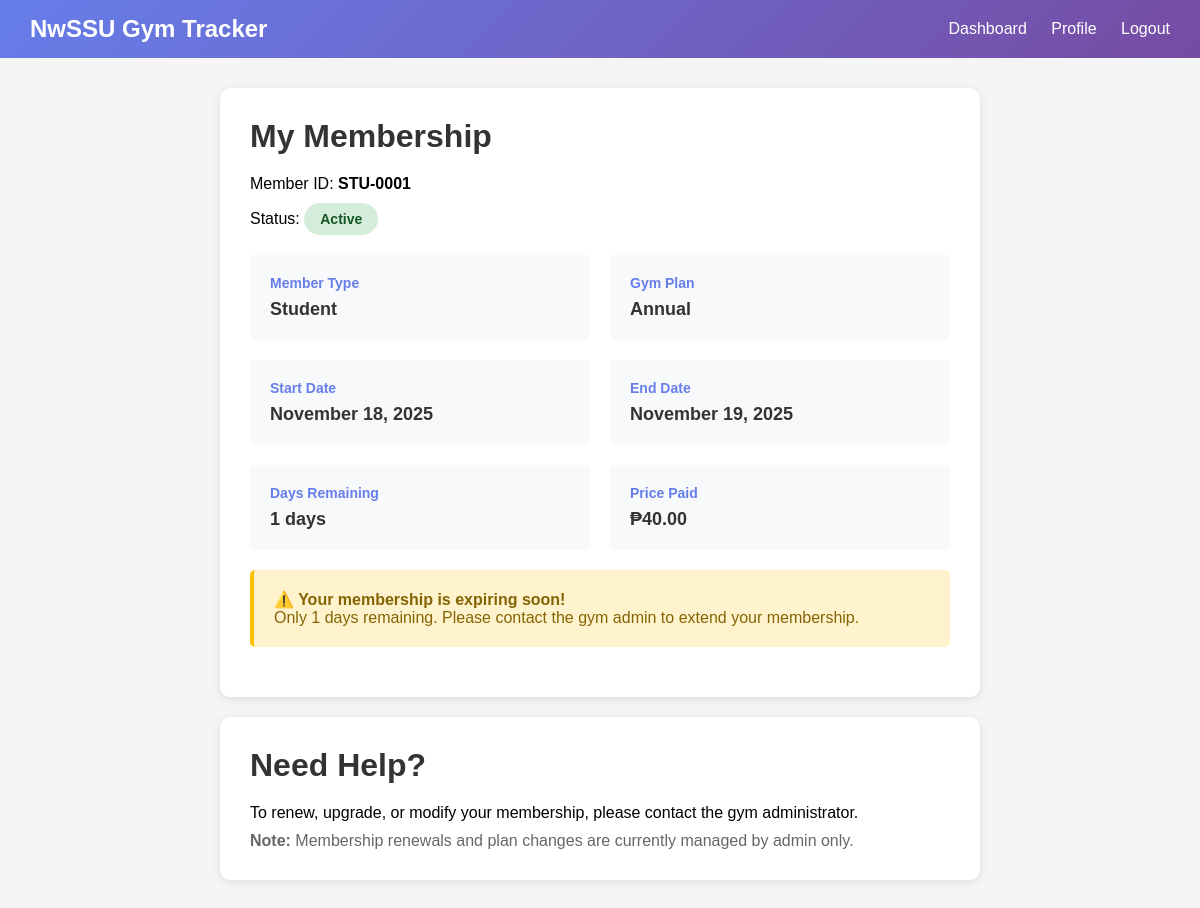
The app's page /user/membership (signed in) with its own data.
### Project/models.py (models this page shows, shortened)
class Member(db.Model):
    __tablename__ = 'members'
    member_id = db.Column(db.Integer, primary_key=True)
    unique_code = db.Column(db.String(10), unique=True, nullable=False)
    first_name = db.Column(db.String(100), nullable=False)
    last_name = db.Column(db.String(100), nullable=False)
    age = db.Column(db.Integer)
    gender = db.Column(db.Enum('Male', 'Female'))
    member_type = db.Column(db.Enum('Faculty', 'Outsider', 'Student'), nullable=False)
    student_number = db.Column(db.String(20))
    gym_plan = db.Column(db.Enum('Daily', 'Monthly', 'Annual'), nullable=False)
    email = db.Column(db.String(150))
    contact_number = db.Column(db.String(20))
    address = db.Column(db.String(255))
    start_date = db.Column(db.Date, nullable=False)
    end_date = db.Column(db.Date, nullable=False)
    status = db.Column(db.Enum('Active', 'Inactive', 'Expired'), default='Active')
    date_registered = db.Column(db.DateTime, default=lambda: datetime.now(pytz.timezone('Asia/Manila')))
    price_paid = db.Column(db.Float, nullable=True)
    password_hash = db.Column(db.String(200), nullable=True)  # NULL for admin-created members
    is_self_registered = db.Column(db.Boolean, default=False)  # True if user registered themselves
    logs = db.relationship('MembershipLog', backref='member', lazy=True, cascade='all, delete-orphan')
    workouts = db.relationship('Workout', backref='member', lazy=True, cascade='all, delete-orphan')
    _original_member_type = None
    def check_and_update_status(self):
        current_date = datetime.now(pytz.timezone('Asia/Manila')).date()
        if current_date > self.end_date:
            self.status = 'Expired'
        elif self.status == 'Expired' and current_date <= self.end_date:
            self.status = 'Active'
        db.session.commit()

### Project/userRoutes.py (the view)
@userRoutes.route('/user/membership')
@user_login_required
def membership():
    user_id = session.get('user_id')
    member = Member.query.get(user_id)
    if not member:
        flash('User not found. Please login again.', 'error')
        session.clear()
        return redirect(url_for('userAuth.user_login'))
    member.check_and_update_status()
    tz = pytz.timezone('Asia/Manila')
    today = datetime.now(tz).date()
    days_remaining = (member.end_date - today).days if member.end_date > today else 0
    return render_template('user_membership.html',
                         member=member,
                         days_remaining=days_remaining)

### Project/userRoutes.py (called while the page is built)
def user_login_required(f):
    @wraps(f)
    def decorated_function(*args, **kwargs):
        if 'user_id' not in session:
            flash('Please log in to access this page.', 'warning')
            return redirect(url_for('userAuth.user_login'))
        return f(*args, **kwargs)
    return decorated_function

### Project/templates/user_membership.html (shortened to what this page needs)
<!DOCTYPE html>
<html lang="en">
<head>
</head>
<body>
    <div class="navbar">
        <h2>NwSSU Gym Tracker</h2>
        <div>
            <a href="{{ url_for('userRoutes.dashboard') }}">Dashboard</a>
            <a href="{{ url_for('userRoutes.profile') }}">Profile</a>
            <a href="{{ url_for('userAuth.user_logout') }}">Logout</a>
        </div>
    </div>
    <div class="container">
        <div class="card">
            <h1>My Membership</h1>
            <p>Member ID: <strong>{{ member.unique_code }}</strong></p>
            <p style="margin-top: 10px;">
                Status: <span class="status-badge status-{{ member.status.lower() }}">{{ member.status }}</span>
            </p>
            <div class="info-grid">
                <div class="info-item">
                    <label>Member Type</label>
                    <div class="value">{{ member.member_type }}</div>
                </div>
                <div class="info-item">
                    <label>Gym Plan</label>
                    <div class="value">{{ member.gym_plan }}</div>
                </div>
                <div class="info-item">
                    <label>Start Date</label>
                    <div class="value">{{ member.start_date.strftime('%B %d, %Y') }}</div>
                </div>
                <div class="info-item">
                    <label>End Date</label>
                    <div class="value">{{ member.end_date.strftime('%B %d, %Y') }}</div>
                </div>
                <div class="info-item">
                    <label>Days Remaining</label>
                    <div class="value">{{ days_remaining }} days</div>
                </div>
                <div class="info-item">
                    <label>Price Paid</label>
                    <div class="value">₱{{ "%.2f"|format(member.price_paid or 0) }}</div>
                </div>
            </div>
            {% if member.status == 'Expired' %}
            <div class="alert alert-warning">
                <strong>⚠️ Your membership has expired!</strong><br>
                Please contact the gym admin to renew your membership.
            </div>
            {% elif days_remaining <= 7 %}
            <div class="alert alert-warning">
                <strong>⚠️ Your membership is expiring soon!</strong><br>
                Only {{ days_remaining }} days remaining. Please contact the gym admin to extend your membership.
            </div>
            {% else %}
            <div class="alert alert-info">
                <strong>✅ Your membership is active!</strong><br>
                You have {{ days_remaining }} days remaining. Enjoy your workouts!
            </div>
            {% endif %}
        </div>
        <div class="card">
            <h1>Need Help?</h1>
            <p>To renew, upgrade, or modify your membership, please contact the gym administrator.</p>
            <p style="margin-top: 10px; color: #666;">
                <strong>Note:</strong> Membership renewals and plan changes are currently managed by admin only.
            </p>
        </div>
    </div>
</body>
</html>

### Project/templates/user_membership.html (style rules this page uses)
* { margin: 0; padding: 0; box-sizing: border-box; }
body { font-family: Arial, sans-serif; background: #f5f5f5; }
.navbar { background: linear-gradient(135deg, #667eea 0%, #764ba2 100%); color: white; padding: 15px 30px; display: flex; justify-content: space-between; align-items: center; }
.navbar h2 { margin: 0; }
.navbar a { color: white; text-decoration: none; margin-left: 20px; }
.container { max-width: 800px; margin: 30px auto; padding: 0 20px; }
.card { background: white; padding: 30px; border-radius: 10px; box-shadow: 0 2px 10px rgba(0,0,0,0.1); margin-bottom: 20px; }
h1 { color: #333; margin-bottom: 20px; }
.status-badge { display: inline-block; padding: 8px 16px; border-radius: 20px; font-weight: bold; font-size: 14px; }
.status-active { background: #d4edda; color: #155724; }
.info-grid { display: grid; grid-template-columns: 1fr 1fr; gap: 20px; margin-top: 20px; }
.info-item { padding: 20px; background: #f8f9fa; border-radius: 5px; }
.info-item label { display: block; color: #667eea; font-weight: bold; margin-bottom: 8px; font-size: 14px; }
.info-item .value { color: #333; font-size: 18px; font-weight: bold; }
.alert { padding: 20px; border-radius: 5px; margin: 20px 0; }
.alert-warning { background: #fff3cd; color: #856404; border-left: 4px solid #ffc107; }

### records on screen
Member: unique_code "STU-0001", status "Active", member_type "Student", gym_plan "Annual", start_date "November 18, 2025", end_date "November 19, 2025", price_paid "40.00"
